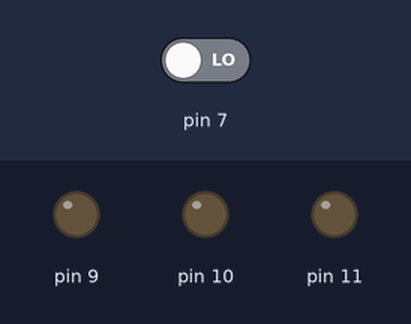
Recording of a sketch running on a simulated Arduino Uno, built with avr-gcc and run on an emulated ATmega328P. Parts: output pins drawn as LEDs (lit = HIGH). Dashed ring = blinking. The inputs (shaded band) are chosen by the test bench; at power-on: pin 7 LOW.

Above: at 1.2 s.
1.3 s: pin 7 driven HIGH
At 1.65 s:
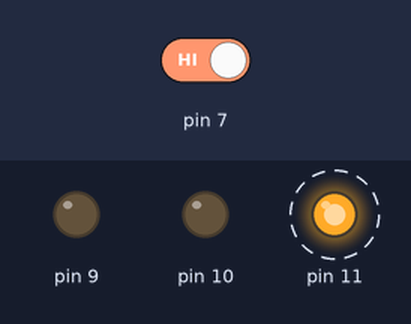
At 2.25 s:
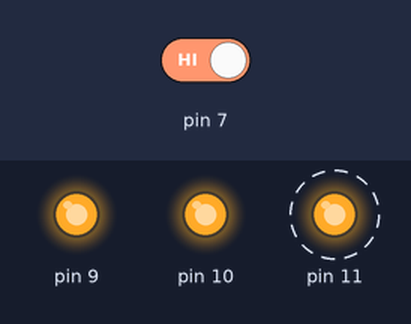
4.3 s: pin 7 driven LOW
At 5.5 s:
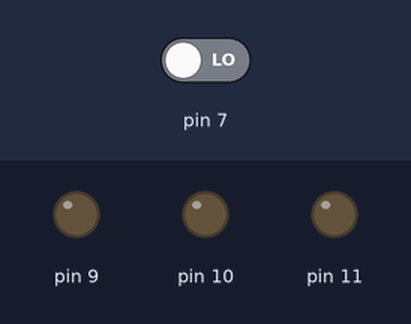
Timing chart, 0 to 7.3 s (numbered marks = the images above; inputs shaded):
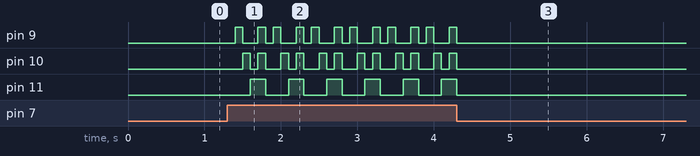

Measured:
- after the input at 1.3 s, pin 9: LOW → HIGH after 0.10 s, then repeats every 0.50 s: LOW 0.20 s, HIGH 0.10 s, LOW 0.10 s, HIGH 0.10 s; pin 10: LOW → HIGH after 0.20 s, then repeats every 0.50 s: LOW 0.10 s, HIGH 0.10 s, LOW 0.20 s, HIGH 0.10 s; pin 11: alternates HIGH for 0.20 s and LOW for 0.30 s, starting after 0.30 s
- after the input at 4.3 s, pin 9–11: goes on until 4.3 s, then stays LOW

The sketch:

19-12-19_LED_touch_count.ino
```cpp
int i=0;
void setup() {
   pinMode(7, INPUT);
   pinMode(9, OUTPUT);
   pinMode(10, OUTPUT);
   pinMode(11, OUTPUT);
}

void loop() {
  if(digitalRead(7) == HIGH)
  {
    i++;
    delay(100);
    if(i == 1)
    {
      digitalWrite(9, HIGH);
      digitalWrite(10, LOW);
      digitalWrite(11, LOW);
    }
    else if(i == 2)
    {
      digitalWrite(9, LOW);
      digitalWrite(10, HIGH);
      digitalWrite(11, LOW);
    }
    else if(i == 3)
    {
      digitalWrite(9, LOW);
      digitalWrite(10, LOW);
      digitalWrite(11, HIGH);
    }
    else if(i == 4)
    {
      digitalWrite(9, HIGH);
      digitalWrite(10, HIGH);
      digitalWrite(11, HIGH);
    }
    else if(i == 5)
    {
      digitalWrite(9, LOW);
      digitalWrite(10, LOW);
      digitalWrite(11, LOW);
      i =0;
    }

  }
}
```
